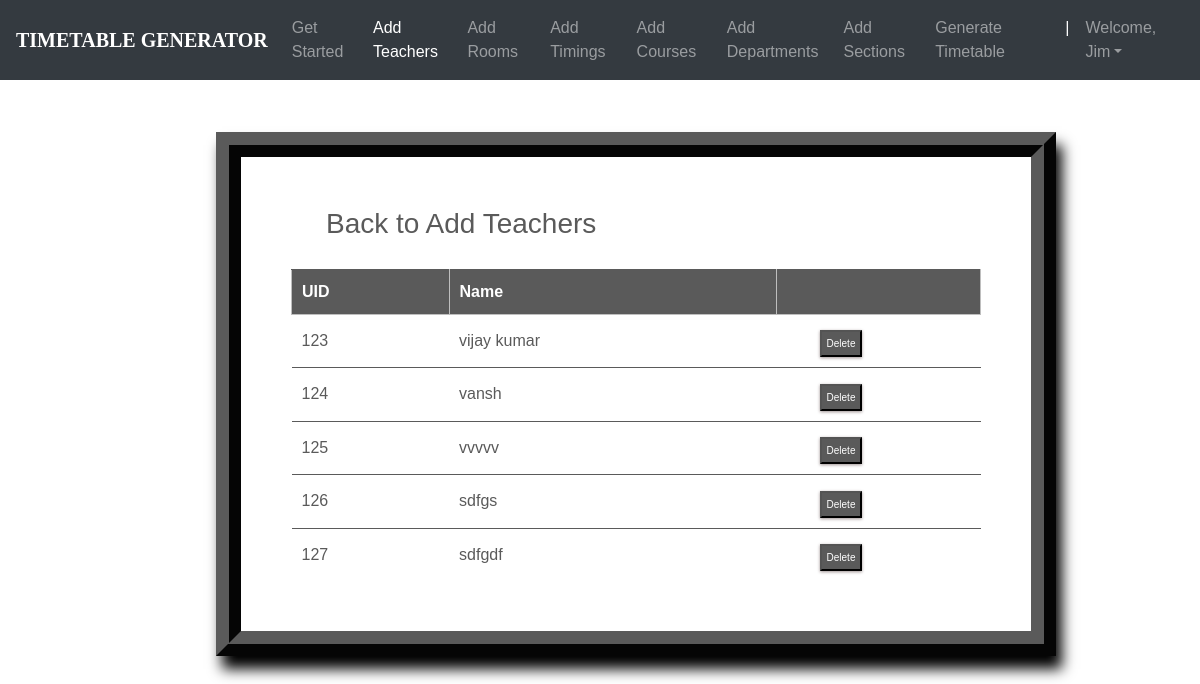
/teachers_list/ (signed in), run on the app's committed database.
### ttgen/models.py (models this page shows, shortened)
class Instructor(models.Model):
    uid = models.CharField(max_length=6)
    name = models.CharField(max_length=25)

### ttgen/views.py (the view)
# urls.py: path('teachers_list/', views.inst_list_view , name='editinstructor'),
@login_required
def inst_list_view(request):
    context = {
        'instructors': Instructor.objects.all()
    }
    return render(request, 'inslist.html', context)

### templates/inslist.html (shortened to what this page needs)
<!DOCTYPE html>
<html lang="en">
<head>
	<link rel="stylesheet" href="https://maxcdn.bootstrapcdn.com/bootstrap/4.0.0/css/bootstrap.min.css">
    <link rel="stylesheet" type="text/css" href="static/css/index.css">
</head>
<body>
        <header>
			<nav class="navbar navbar-expand-md navbar-dark fixed-top bg-dark">
                <a class="navbar-brand" href="#"><b>TIMETABLE GENERATOR</b></a>
                <div class="collapse navbar-collapse" id="navbarCollapse">
                    <ul class="navbar-nav ml-auto">
                    <li class="nav-item">
                        <a class="nav-link" href="{% url 'admindash' %}">Get Started</a>
                    </li>
                    <li class="nav-item active">
                        <a class="nav-link" href="{% url 'addInstructors' %}">Add Teachers</a>
                    </li>
                    <li class="nav-item">
                        <a class="nav-link" href="{% url 'addRooms' %}">Add Rooms</a>
                    </li>
                    <li class="nav-item">
		                <a class="nav-link" href="{% url 'addTimings' %}">Add Timings</a>
		            </li>
                    <li class="nav-item">
                        <a class="nav-link" href="{% url 'addCourses' %}">Add Courses</a>
                    </li>
                    <li class="nav-item">
			            <a class="nav-link" href="{% url 'addDepts' %}">Add Departments</a>
		            </li>
                    <li class="nav-item">
			            <a class="nav-link" href="{% url 'addSections' %}">Add Sections</a>
		            </li>
                    <li class="nav-item">
			            <a class="nav-link" href="{% url 'generate' %}">Generate Timetable</a>
		            </li>
                    <li class="nav-item active">
			            <a class="nav-link">|</a>
		            </li>
                    <li class="nav-item dropdown">
		                <a class="nav-link dropdown-toggle" href="#" id="dropdown03" data-toggle="dropdown" aria-haspopup="true" aria-expanded="false">Welcome, {{ user.first_name }}</a>
		            </li>
                    </ul>
                </div>
            </nav>
        </header><br><br>
        {% block content %}
        {% load static %}
<fieldset class="fieldset">
    <a href="{% url 'addInstructors'%}"><h1 class="tablink" onclick="openPage('new')" id="defaultOpen">Back to Add Teachers</h1></a>
    <div class="tabcontent" id="edit">
        <table class="table1">
            <thead>
            <tr class="table-headers">
            <th>UID</th>
            <th>Name</th>
            <th  class="empty"></th>
            </tr>
            </thead>
            <tbody>
            {% for inst in instructors %}
            <tr>
             <td>{{inst.uid}}</td>
             <td>{{inst.name}}</td>
             <td class="empty">
                <form action="{% url 'deleteinstructor' inst.id %}" method="post">
                        <input type="submit" value="Delete" class="cross">
                </form>
             </td>
             </tr>
            {% endfor %}
            </tbody>
        </table>
    </div>
</fieldset>
{% endblock %}

### static/css/index.css (style rules this page uses)
body { padding-top: 3rem; padding-bottom: 3rem; color: #5a5a5a; font-family: 'Poppins', sans-serif; overflow-x: hidden; }
nav { font-family: sans-serif; }
.navbar-brand { font-size: 20px; font-family: Georgia, 'Times New Roman', Times, serif; }

### templates/inslist.html (style rules this page uses)
nav { font-family: sans-serif; }
.navbar-brand { font-size: 20px; font-family: Georgia, 'Times New Roman', Times, serif; }
* { margin: 0; padding: 0; box-sizing: border-box; }
html { scroll-behavior: smooth; }
a { text-decoration:none; }
form { margin-top: 3%; margin-left: 18%; margin-right: 12%; }
fieldset h1 { color: #5a5a5a; padding-bottom: 20px; margin-left: 35px; display: inline-block; cursor: pointer; font-size: 28px; }
fieldset input { padding:8px; color: #938c8c }
.table2 td, th { border: 1px solid rgb(190,190,190); padding: 10px 20px; }
.table1 { width: 100%; border-collapse: collapse; text-align: left; overflow: hidden; }
.table1 td, th { border-top: 1px solid #5a5a5a; padding: 10px; }
.table1 th { background-color: #5a5a5a; color: #fff; }
.cross { font-size:10px; box-shadow: 0px 1px 3px 0px #9e9292; padding: 4px 5px; color: #fff; background-color: #5a5a5a; cursor: pointer; }
.fieldset { margin-top: 3%; margin-left: 18%; margin-right: 12%; padding: 50px; border-width: 25px; border-style: ridge; border-color: #5a5a5a; box-shadow: 6px 13px 13px 0px black; background-color: #fff; }

### data on the page
Instructor: uid "123", name "vijay kumar"
Instructor: uid "124", name "vansh"
Instructor: uid "125", name "vvvvv"
Instructor: uid "126", name "sdfgs"
Instructor: uid "127", name "sdfgdf"

### other printed values
{{ user.first_name }} "Jim"
